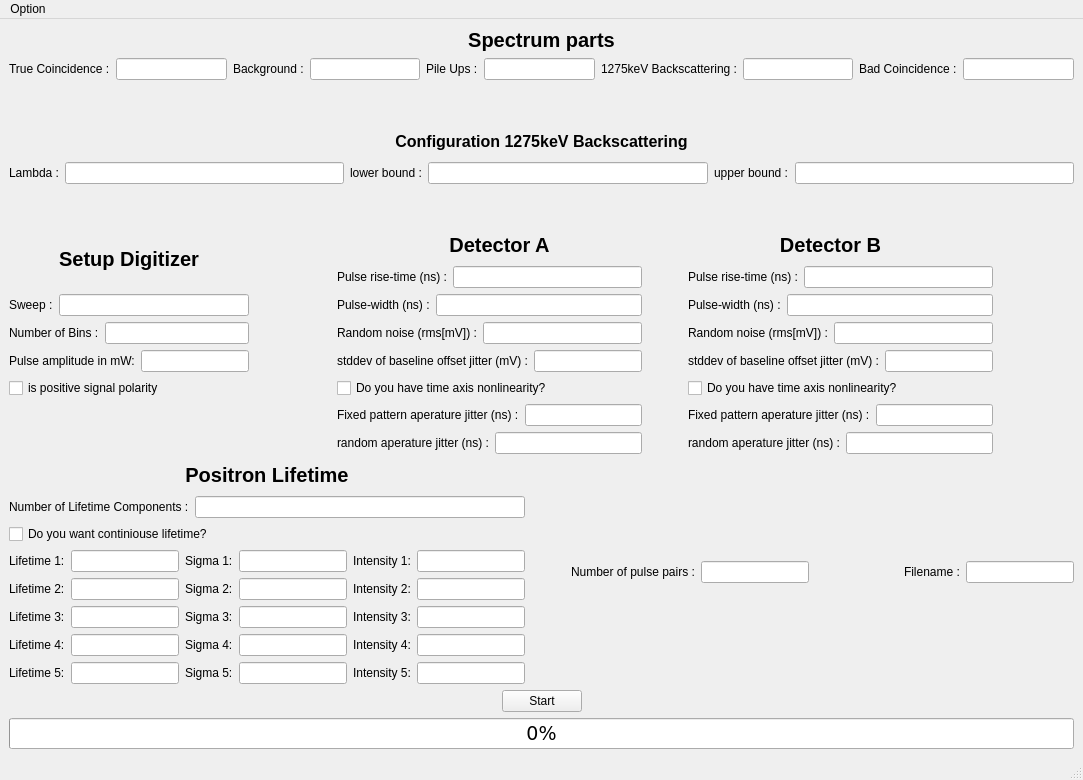
<?xml version="1.0" encoding="UTF-8"?>
<ui version="4.0">
 <class>MainWindowPulseGenerator</class>
 <widget class="QMainWindow" name="MainWindowPulseGenerator">
  <property name="geometry">
   <rect>
    <x>0</x>
    <y>0</y>
    <width>1083</width>
    <height>779</height>
   </rect>
  </property>
  <property name="font">
   <font>
    <stylestrategy>PreferDefault</stylestrategy>
   </font>
  </property>
  <property name="windowTitle">
   <string>PMT Pulse-Stream-Generator</string>
  </property>
  <property name="toolButtonStyle">
   <enum>Qt::ToolButtonStyle::ToolButtonIconOnly</enum>
  </property>
  <property name="tabShape">
   <enum>QTabWidget::TabShape::Rounded</enum>
  </property>
  <widget class="QWidget" name="centralwidget">
   <layout class="QVBoxLayout" name="verticalLayout">
    <item>
     <layout class="QVBoxLayout" name="verticalLayout_2">
      <item>
       <widget class="QLabel" name="SpectrumParts">
        <property name="maximumSize">
         <size>
          <width>16777215</width>
          <height>40</height>
         </size>
        </property>
        <property name="font">
         <font>
          <pointsize>15</pointsize>
          <bold>true</bold>
          <stylestrategy>PreferDefault</stylestrategy>
         </font>
        </property>
        <property name="text">
         <string>Spectrum parts</string>
        </property>
        <property name="alignment">
         <set>Qt::AlignmentFlag::AlignCenter</set>
        </property>
       </widget>
      </item>
      <item>
       <layout class="QHBoxLayout" name="horizontalLayout_4">
        <item>
         <widget class="QLabel" name="label_6">
          <property name="text">
           <string>True Coincidence :</string>
          </property>
         </widget>
        </item>
        <item>
         <widget class="QLineEdit" name="LTrueCoincidence"/>
        </item>
        <item>
         <widget class="QLabel" name="label_5">
          <property name="text">
           <string>Background :</string>
          </property>
         </widget>
        </item>
        <item>
         <widget class="QLineEdit" name="LBackground"/>
        </item>
        <item>
         <widget class="QLabel" name="label_4">
          <property name="text">
           <string>Pile Ups :</string>
          </property>
         </widget>
        </item>
        <item>
         <widget class="QLineEdit" name="LPileUps"/>
        </item>
        <item>
         <widget class="QLabel" name="label_3">
          <property name="text">
           <string>1275keV Backscattering :</string>
          </property>
         </widget>
        </item>
        <item>
         <widget class="QLineEdit" name="L1275Backscattering"/>
        </item>
        <item>
         <widget class="QLabel" name="label_2">
          <property name="text">
           <string>Bad Coincidence :</string>
          </property>
         </widget>
        </item>
        <item>
         <widget class="QLineEdit" name="LBadCoincidence"/>
        </item>
       </layout>
      </item>
     </layout>
    </item>
    <item>
     <spacer name="verticalSpacer">
      <property name="orientation">
       <enum>Qt::Orientation::Vertical</enum>
      </property>
      <property name="sizeType">
       <enum>QSizePolicy::Policy::Minimum</enum>
      </property>
      <property name="sizeHint" stdset="0">
       <size>
        <width>20</width>
        <height>40</height>
       </size>
      </property>
     </spacer>
    </item>
    <item>
     <layout class="QVBoxLayout" name="verticalLayout_5">
      <item>
       <widget class="QLabel" name="Configuration1275">
        <property name="minimumSize">
         <size>
          <width>0</width>
          <height>30</height>
         </size>
        </property>
        <property name="maximumSize">
         <size>
          <width>16777215</width>
          <height>30</height>
         </size>
        </property>
        <property name="font">
         <font>
          <pointsize>12</pointsize>
          <bold>true</bold>
          <stylestrategy>PreferDefault</stylestrategy>
         </font>
        </property>
        <property name="text">
         <string>Configuration 1275keV Backscattering</string>
        </property>
        <property name="alignment">
         <set>Qt::AlignmentFlag::AlignCenter</set>
        </property>
       </widget>
      </item>
      <item>
       <layout class="QHBoxLayout" name="horizontalLayout_33">
        <item>
         <widget class="QLabel" name="label_43">
          <property name="text">
           <string>Lambda :</string>
          </property>
         </widget>
        </item>
        <item>
         <widget class="QLineEdit" name="LLambda"/>
        </item>
        <item>
         <widget class="QLabel" name="label_44">
          <property name="text">
           <string>lower bound :</string>
          </property>
         </widget>
        </item>
        <item>
         <widget class="QLineEdit" name="LLowerBound"/>
        </item>
        <item>
         <widget class="QLabel" name="label_45">
          <property name="text">
           <string>upper bound :</string>
          </property>
         </widget>
        </item>
        <item>
         <widget class="QLineEdit" name="LUpperBound"/>
        </item>
       </layout>
      </item>
     </layout>
    </item>
    <item>
     <spacer name="verticalSpacer_2">
      <property name="orientation">
       <enum>Qt::Orientation::Vertical</enum>
      </property>
      <property name="sizeType">
       <enum>QSizePolicy::Policy::Minimum</enum>
      </property>
      <property name="sizeHint" stdset="0">
       <size>
        <width>20</width>
        <height>40</height>
       </size>
      </property>
     </spacer>
    </item>
    <item>
     <layout class="QHBoxLayout" name="horizontalLayout_30">
      <item>
       <layout class="QVBoxLayout" name="verticalLayout_13">
        <item>
         <widget class="QLabel" name="SetupDigitizer">
          <property name="maximumSize">
           <size>
            <width>16777215</width>
            <height>30</height>
           </size>
          </property>
          <property name="font">
           <font>
            <pointsize>15</pointsize>
            <bold>true</bold>
            <stylestrategy>PreferDefault</stylestrategy>
           </font>
          </property>
          <property name="text">
           <string>Setup Digitizer</string>
          </property>
          <property name="alignment">
           <set>Qt::AlignmentFlag::AlignCenter</set>
          </property>
         </widget>
        </item>
        <item>
         <layout class="QVBoxLayout" name="verticalLayout_8">
          <item>
           <layout class="QHBoxLayout" name="horizontalLayout_12">
            <item>
             <widget class="QLabel" name="label_11">
              <property name="text">
               <string>Sweep :</string>
              </property>
             </widget>
            </item>
            <item>
             <widget class="QLineEdit" name="Lsweep"/>
            </item>
           </layout>
          </item>
          <item>
           <layout class="QVBoxLayout" name="verticalLayout_9">
            <item>
             <layout class="QHBoxLayout" name="horizontalLayout_13">
              <item>
               <widget class="QLabel" name="label_12">
                <property name="text">
                 <string>Number of Bins :</string>
                </property>
               </widget>
              </item>
              <item>
               <widget class="QLineEdit" name="lnumberOfBins"/>
              </item>
             </layout>
            </item>
           </layout>
          </item>
          <item>
           <layout class="QVBoxLayout" name="verticalLayout_11">
            <item>
             <layout class="QHBoxLayout" name="horizontalLayout_14">
              <item>
               <widget class="QLabel" name="label_13">
                <property name="text">
                 <string>Pulse amplitude in mW:</string>
                </property>
               </widget>
              </item>
              <item>
               <widget class="QLineEdit" name="LpulseAmplitude"/>
              </item>
             </layout>
            </item>
            <item>
             <layout class="QVBoxLayout" name="verticalLayout_12">
              <item>
               <widget class="QCheckBox" name="CheckIsPositive">
                <property name="text">
                 <string>is positive signal polarity</string>
                </property>
               </widget>
              </item>
             </layout>
            </item>
           </layout>
          </item>
         </layout>
        </item>
        <item>
         <spacer name="verticalSpacer_3">
          <property name="orientation">
           <enum>Qt::Orientation::Vertical</enum>
          </property>
          <property name="sizeType">
           <enum>QSizePolicy::Policy::Minimum</enum>
          </property>
          <property name="sizeHint" stdset="0">
           <size>
            <width>20</width>
            <height>40</height>
           </size>
          </property>
         </spacer>
        </item>
       </layout>
      </item>
      <item>
       <spacer name="horizontalSpacer">
        <property name="orientation">
         <enum>Qt::Orientation::Horizontal</enum>
        </property>
        <property name="sizeHint" stdset="0">
         <size>
          <width>40</width>
          <height>20</height>
         </size>
        </property>
       </spacer>
      </item>
      <item>
       <layout class="QVBoxLayout" name="verticalLayout_17">
        <item>
         <layout class="QHBoxLayout" name="horizontalLayout_15">
          <item>
           <widget class="QLabel" name="DetectorA">
            <property name="minimumSize">
             <size>
              <width>0</width>
              <height>30</height>
             </size>
            </property>
            <property name="maximumSize">
             <size>
              <width>16777215</width>
              <height>30</height>
             </size>
            </property>
            <property name="font">
             <font>
              <pointsize>15</pointsize>
              <bold>true</bold>
              <stylestrategy>PreferDefault</stylestrategy>
             </font>
            </property>
            <property name="text">
             <string>Detector A</string>
            </property>
            <property name="alignment">
             <set>Qt::AlignmentFlag::AlignCenter</set>
            </property>
           </widget>
          </item>
          <item>
           <widget class="QLabel" name="DetectorB">
            <property name="minimumSize">
             <size>
              <width>0</width>
              <height>30</height>
             </size>
            </property>
            <property name="maximumSize">
             <size>
              <width>16777215</width>
              <height>30</height>
             </size>
            </property>
            <property name="font">
             <font>
              <pointsize>15</pointsize>
              <bold>true</bold>
              <stylestrategy>PreferDefault</stylestrategy>
             </font>
            </property>
            <property name="layoutDirection">
             <enum>Qt::LayoutDirection::RightToLeft</enum>
            </property>
            <property name="text">
             <string>Detector B</string>
            </property>
            <property name="alignment">
             <set>Qt::AlignmentFlag::AlignCenter</set>
            </property>
            <property name="textInteractionFlags">
             <set>Qt::TextInteractionFlag::LinksAccessibleByMouse</set>
            </property>
           </widget>
          </item>
         </layout>
        </item>
        <item>
         <layout class="QHBoxLayout" name="horizontalLayout_29">
          <item>
           <layout class="QVBoxLayout" name="verticalLayout_15">
            <item>
             <layout class="QHBoxLayout" name="horizontalLayout_16">
              <item>
               <widget class="QLabel" name="label_17">
                <property name="text">
                 <string>Pulse rise-time (ns) :</string>
                </property>
               </widget>
              </item>
              <item>
               <widget class="QLineEdit" name="LPulseRiseTimeA"/>
              </item>
             </layout>
            </item>
            <item>
             <layout class="QHBoxLayout" name="horizontalLayout_17">
              <item>
               <widget class="QLabel" name="label_18">
                <property name="text">
                 <string>Pulse-width (ns) :</string>
                </property>
               </widget>
              </item>
              <item>
               <widget class="QLineEdit" name="LPulseWidthA"/>
              </item>
             </layout>
            </item>
            <item>
             <layout class="QHBoxLayout" name="horizontalLayout_18">
              <item>
               <widget class="QLabel" name="label_20">
                <property name="text">
                 <string>Random noise (rms[mV]) :</string>
                </property>
               </widget>
              </item>
              <item>
               <widget class="QLineEdit" name="LRandomNoiseA"/>
              </item>
             </layout>
            </item>
            <item>
             <layout class="QHBoxLayout" name="horizontalLayout_19">
              <item>
               <widget class="QLabel" name="label_21">
                <property name="text">
                 <string>stddev of baseline offset jitter (mV) :</string>
                </property>
               </widget>
              </item>
              <item>
               <widget class="QLineEdit" name="LstddevBaslineA"/>
              </item>
             </layout>
            </item>
            <item>
             <widget class="QCheckBox" name="CheckNonLinearityA">
              <property name="text">
               <string>Do you have time axis nonlinearity?</string>
              </property>
             </widget>
            </item>
            <item>
             <layout class="QHBoxLayout" name="horizontalLayout_20">
              <item>
               <widget class="QLabel" name="label_34">
                <property name="text">
                 <string>Fixed pattern aperature jitter (ns) :</string>
                </property>
               </widget>
              </item>
              <item>
               <widget class="QLineEdit" name="LFixedAperatureJitterA"/>
              </item>
             </layout>
            </item>
            <item>
             <layout class="QHBoxLayout" name="horizontalLayout_21">
              <item>
               <widget class="QLabel" name="label_35">
                <property name="text">
                 <string>random aperature jitter (ns) :</string>
                </property>
               </widget>
              </item>
              <item>
               <widget class="QLineEdit" name="LRandomAperatureJitterA"/>
              </item>
             </layout>
            </item>
           </layout>
          </item>
          <item>
           <spacer name="horizontalSpacer_9">
            <property name="orientation">
             <enum>Qt::Orientation::Horizontal</enum>
            </property>
            <property name="sizeHint" stdset="0">
             <size>
              <width>40</width>
              <height>20</height>
             </size>
            </property>
           </spacer>
          </item>
          <item>
           <layout class="QVBoxLayout" name="verticalLayout_16">
            <item>
             <layout class="QHBoxLayout" name="horizontalLayout_22">
              <item>
               <widget class="QLabel" name="label_36">
                <property name="text">
                 <string>Pulse rise-time (ns) :</string>
                </property>
               </widget>
              </item>
              <item>
               <widget class="QLineEdit" name="LPulseRiseTimeB"/>
              </item>
             </layout>
            </item>
            <item>
             <layout class="QHBoxLayout" name="horizontalLayout_23">
              <item>
               <widget class="QLabel" name="label_37">
                <property name="text">
                 <string>Pulse-width (ns) :</string>
                </property>
               </widget>
              </item>
              <item>
               <widget class="QLineEdit" name="LPulseWidthB"/>
              </item>
             </layout>
            </item>
            <item>
             <layout class="QHBoxLayout" name="horizontalLayout_24">
              <item>
               <widget class="QLabel" name="label_38">
                <property name="text">
                 <string>Random noise (rms[mV]) :</string>
                </property>
               </widget>
              </item>
              <item>
               <widget class="QLineEdit" name="LRandomNoiseB"/>
              </item>
             </layout>
            </item>
            <item>
             <layout class="QHBoxLayout" name="horizontalLayout_25">
              <item>
               <widget class="QLabel" name="label_39">
                <property name="text">
                 <string>stddev of baseline offset jitter (mV) :</string>
                </property>
               </widget>
              </item>
              <item>
               <widget class="QLineEdit" name="LstddevBaslineB"/>
              </item>
             </layout>
            </item>
            <item>
             <widget class="QCheckBox" name="CheckNonLinearityB">
              <property name="text">
               <string>Do you have time axis nonlinearity?</string>
              </property>
             </widget>
            </item>
            <item>
             <layout class="QHBoxLayout" name="horizontalLayout_26">
              <item>
               <widget class="QLabel" name="label_40">
                <property name="text">
                 <string>Fixed pattern aperature jitter (ns) :</string>
                </property>
               </widget>
              </item>
              <item>
               <widget class="QLineEdit" name="LFixedAperatureJitterB"/>
              </item>
             </layout>
            </item>
            <item>
             <layout class="QHBoxLayout" name="horizontalLayout_27">
              <item>
               <widget class="QLabel" name="label_41">
                <property name="text">
                 <string>random aperature jitter (ns) :</string>
                </property>
               </widget>
              </item>
              <item>
               <widget class="QLineEdit" name="LRandomAperatureJitterB"/>
              </item>
             </layout>
            </item>
           </layout>
          </item>
         </layout>
        </item>
       </layout>
      </item>
      <item>
       <spacer name="horizontalSpacer_10">
        <property name="orientation">
         <enum>Qt::Orientation::Horizontal</enum>
        </property>
        <property name="sizeHint" stdset="0">
         <size>
          <width>40</width>
          <height>20</height>
         </size>
        </property>
       </spacer>
      </item>
     </layout>
    </item>
    <item>
     <spacer name="verticalSpacer_4">
      <property name="orientation">
       <enum>Qt::Orientation::Vertical</enum>
      </property>
      <property name="sizeHint" stdset="0">
       <size>
        <width>20</width>
        <height>40</height>
       </size>
      </property>
     </spacer>
    </item>
    <item>
     <layout class="QHBoxLayout" name="horizontalLayout_2">
      <item>
       <layout class="QVBoxLayout" name="verticalLayout_7">
        <item>
         <widget class="QLabel" name="PositronLifetime">
          <property name="minimumSize">
           <size>
            <width>0</width>
            <height>30</height>
           </size>
          </property>
          <property name="maximumSize">
           <size>
            <width>16777215</width>
            <height>30</height>
           </size>
          </property>
          <property name="font">
           <font>
            <pointsize>15</pointsize>
            <bold>true</bold>
            <stylestrategy>PreferDefault</stylestrategy>
           </font>
          </property>
          <property name="text">
           <string>Positron Lifetime</string>
          </property>
          <property name="alignment">
           <set>Qt::AlignmentFlag::AlignCenter</set>
          </property>
         </widget>
        </item>
        <item>
         <layout class="QHBoxLayout" name="horizontalLayout_5">
          <item>
           <widget class="QLabel" name="label_9">
            <property name="text">
             <string>Number of Lifetime Components :</string>
            </property>
           </widget>
          </item>
          <item>
           <widget class="QLineEdit" name="LnumberOfComponents"/>
          </item>
         </layout>
        </item>
        <item>
         <layout class="QVBoxLayout" name="verticalLayout_4">
          <item>
           <layout class="QHBoxLayout" name="horizontalLayout_11">
            <item>
             <widget class="QCheckBox" name="CheckContiniouse">
              <property name="text">
               <string>Do you want continiouse lifetime?</string>
              </property>
             </widget>
            </item>
           </layout>
          </item>
         </layout>
        </item>
        <item>
         <layout class="QHBoxLayout" name="horizontalLayout_6">
          <item>
           <widget class="QLabel" name="label_7">
            <property name="text">
             <string>Lifetime 1:</string>
            </property>
           </widget>
          </item>
          <item>
           <widget class="QLineEdit" name="Llifetime1"/>
          </item>
          <item>
           <widget class="QLabel" name="label_14">
            <property name="text">
             <string>Sigma 1:</string>
            </property>
           </widget>
          </item>
          <item>
           <widget class="QLineEdit" name="Lsigma1"/>
          </item>
          <item>
           <widget class="QLabel" name="label_19">
            <property name="text">
             <string>Intensity 1:</string>
            </property>
           </widget>
          </item>
          <item>
           <widget class="QLineEdit" name="Lintensity1"/>
          </item>
         </layout>
        </item>
        <item>
         <layout class="QHBoxLayout" name="horizontalLayout_7">
          <item>
           <widget class="QLabel" name="label_22">
            <property name="text">
             <string>Lifetime 2:</string>
            </property>
           </widget>
          </item>
          <item>
           <widget class="QLineEdit" name="Llifetime2"/>
          </item>
          <item>
           <widget class="QLabel" name="label_23">
            <property name="text">
             <string>Sigma 2:</string>
            </property>
           </widget>
          </item>
          <item>
           <widget class="QLineEdit" name="Lsigma2"/>
          </item>
          <item>
           <widget class="QLabel" name="label_24">
            <property name="text">
             <string>Intensity 2:</string>
            </property>
           </widget>
          </item>
          <item>
           <widget class="QLineEdit" name="Lintensity2"/>
          </item>
         </layout>
        </item>
        <item>
         <layout class="QHBoxLayout" name="horizontalLayout_8">
          <item>
           <widget class="QLabel" name="label_25">
            <property name="text">
             <string>Lifetime 3:</string>
            </property>
           </widget>
          </item>
          <item>
           <widget class="QLineEdit" name="Llifetime3"/>
          </item>
          <item>
           <widget class="QLabel" name="label_26">
            <property name="text">
             <string>Sigma 3:</string>
            </property>
           </widget>
          </item>
          <item>
           <widget class="QLineEdit" name="Lsigma3"/>
          </item>
          <item>
           <widget class="QLabel" name="label_27">
            <property name="text">
             <string>Intensity 3:</string>
            </property>
           </widget>
          </item>
          <item>
           <widget class="QLineEdit" name="Lintensity3"/>
          </item>
         </layout>
        </item>
        <item>
         <layout class="QHBoxLayout" name="horizontalLayout_9">
          <item>
           <widget class="QLabel" name="label_28">
            <property name="text">
             <string>Lifetime 4:</string>
            </property>
           </widget>
          </item>
          <item>
           <widget class="QLineEdit" name="Llifetime4"/>
          </item>
          <item>
           <widget class="QLabel" name="label_29">
            <property name="text">
             <string>Sigma 4:</string>
            </property>
           </widget>
          </item>
          <item>
           <widget class="QLineEdit" name="Lsigma4"/>
          </item>
          <item>
           <widget class="QLabel" name="label_30">
            <property name="text">
             <string>Intensity 4:</string>
            </property>
           </widget>
          </item>
          <item>
           <widget class="QLineEdit" name="Lintensity4"/>
          </item>
         </layout>
        </item>
        <item>
         <layout class="QHBoxLayout" name="horizontalLayout_10">
          <item>
           <widget class="QLabel" name="label_31">
            <property name="text">
             <string>Lifetime 5:</string>
            </property>
           </widget>
          </item>
          <item>
           <widget class="QLineEdit" name="Llifetime5"/>
          </item>
          <item>
           <widget class="QLabel" name="label_32">
            <property name="text">
             <string>Sigma 5:</string>
            </property>
           </widget>
          </item>
          <item>
           <widget class="QLineEdit" name="Lsigma5"/>
          </item>
          <item>
           <widget class="QLabel" name="label_33">
            <property name="text">
             <string>Intensity 5:</string>
            </property>
           </widget>
          </item>
          <item>
           <widget class="QLineEdit" name="Lintensity5"/>
          </item>
         </layout>
        </item>
       </layout>
      </item>
      <item>
       <layout class="QHBoxLayout" name="horizontalLayout_31">
        <property name="spacing">
         <number>6</number>
        </property>
        <property name="leftMargin">
         <number>0</number>
        </property>
        <property name="topMargin">
         <number>0</number>
        </property>
        <item>
         <spacer name="horizontalSpacer_5">
          <property name="orientation">
           <enum>Qt::Orientation::Horizontal</enum>
          </property>
          <property name="sizeHint" stdset="0">
           <size>
            <width>40</width>
            <height>20</height>
           </size>
          </property>
         </spacer>
        </item>
        <item>
         <widget class="QLabel" name="label_46">
          <property name="maximumSize">
           <size>
            <width>16777215</width>
            <height>30</height>
           </size>
          </property>
          <property name="text">
           <string>Number of pulse pairs :</string>
          </property>
         </widget>
        </item>
        <item>
         <widget class="QLineEdit" name="LNumberOfPulsePairs"/>
        </item>
       </layout>
      </item>
      <item>
       <layout class="QHBoxLayout" name="horizontalLayout_32">
        <item>
         <spacer name="horizontalSpacer_4">
          <property name="orientation">
           <enum>Qt::Orientation::Horizontal</enum>
          </property>
          <property name="sizeHint" stdset="0">
           <size>
            <width>40</width>
            <height>20</height>
           </size>
          </property>
         </spacer>
        </item>
        <item>
         <widget class="QLabel" name="label_47">
          <property name="text">
           <string>Filename :</string>
          </property>
         </widget>
        </item>
        <item>
         <widget class="QLineEdit" name="LFileName"/>
        </item>
       </layout>
      </item>
     </layout>
    </item>
    <item>
     <layout class="QHBoxLayout" name="horizontalLayout">
      <item>
       <spacer name="horizontalSpacer_6">
        <property name="orientation">
         <enum>Qt::Orientation::Horizontal</enum>
        </property>
        <property name="sizeHint" stdset="0">
         <size>
          <width>40</width>
          <height>20</height>
         </size>
        </property>
       </spacer>
      </item>
      <item>
       <widget class="QPushButton" name="pushButton">
        <property name="text">
         <string>Start</string>
        </property>
       </widget>
      </item>
      <item>
       <spacer name="horizontalSpacer_7">
        <property name="orientation">
         <enum>Qt::Orientation::Horizontal</enum>
        </property>
        <property name="sizeHint" stdset="0">
         <size>
          <width>40</width>
          <height>20</height>
         </size>
        </property>
       </spacer>
      </item>
     </layout>
    </item>
    <item>
     <widget class="QProgressBar" name="progressBar">
      <property name="font">
       <font>
        <family>Verdana</family>
        <pointsize>14</pointsize>
        <stylestrategy>PreferAntialias</stylestrategy>
        <hintingpreference>PreferDefaultHinting</hintingpreference>
        <fontweight>DemiBold</fontweight>
       </font>
      </property>
      <property name="acceptDrops">
       <bool>false</bool>
      </property>
      <property name="value">
       <number>0</number>
      </property>
     </widget>
    </item>
   </layout>
  </widget>
  <widget class="QStatusBar" name="statusbar"/>
  <widget class="QMenuBar" name="menuBar">
   <property name="geometry">
    <rect>
     <x>0</x>
     <y>0</y>
     <width>1083</width>
     <height>21</height>
    </rect>
   </property>
   <widget class="QMenu" name="menuOption">
    <property name="title">
     <string>Option</string>
    </property>
    <addaction name="actionBack"/>
   </widget>
   <addaction name="menuOption"/>
  </widget>
  <action name="actionBack">
   <property name="text">
    <string>Back</string>
   </property>
  </action>
 </widget>
 <resources/>
 <connections/>
</ui>
